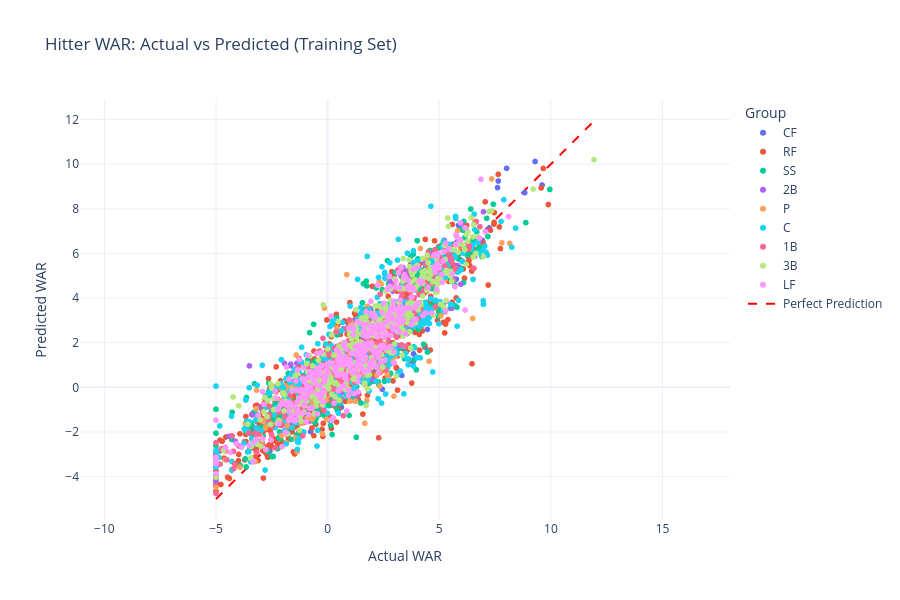

The notebook cell saved with this chart:
### Code cell
# Cell 10: Actual vs Predicted Plot

# Add position for coloring if available
if 'Primary_Position' in hitter_processed.columns:
    color_by = hitter_processed['Primary_Position'].values
else:
    color_by = None

fig_scatter = create_actual_vs_predicted(
    y_true=y_train,
    y_pred=y_pred_train,
    color_by=color_by
)

fig_scatter.update_layout(title="Hitter WAR: Actual vs Predicted (Training Set)")
fig_scatter.show()

### Figure 1 — Plotly figure (JSON) as saved in the notebook; plotly's stock layout.template omitted (floating-point values rounded to 4 significant figures; data arrays with more than 128 entries replaced by an {"elided": "..."} marker saying what was removed)
{"data": [{"hovertemplate": "Group=CF<br>Actual WAR=%{x}<br>Predicted WAR=%{y}<extra></extra>", "legendgroup": "CF", "marker": {"color": "#636efa", "symbol": "circle"}, "mode": "markers", "name": "CF", "showlegend": true, "type": "scattergl", "x": [7.61, 2.884, 2.996, 3.465, 1.728, -0.9471, 8.017, 4.456, 5.195, 2.259, 2.481, 0.7254, -1.232, 9.292, 5.762, 5.172, 2.523, 0.1705, -0.3786, -3.431, 7.645, 6.227, 2.274, 1.384, 4.707, 2.325, -0.9229, 5.622, 5.863, 3.56, 5.723, 4.822, 3.042, 1.764, -1.764, 5.352, 9.604, 6.93, 2.895, 4.392, 2.907, 8.825, 2.159, 3.158, 3.621, -0.7629, 7.249, 6.146, 6.46, 3.315, 5.357, 6.283, 3.211, 3.323, 1.98, 1.479, 2.764, 2.138, 1.139, 1.623, 1.036, 0.7325, 0.7144, -0.7556, -2.586, 4.9, 4.958, 4.457, 4.344, 4.878, 4.264, 2.719, 3.013, 2.409, 1.821, 5.051, 2.171, 3.832, 3.849, 4.47, 1.533, 0.927, 0.6174, 0.6166, 0.7746, 0.4504, 0.2028, 5.416, 3.866, 3.865, 5.723, 3.547, 2.994, 3.083, 3.841, 4.362, 2.564, 2.54, 2.447, 2.165, 2.611, 2.112, 1.689, 1.339, 1.829, 4.401, 0.7741, 1.497, 0.4471, 0.3984, -1.096, -1.247], "xaxis": "x", "y": [8.949, 2.781, 2.793, 2.842, 1.283, 1.052, 9.811, 4.558, 3.64, 2.908, 2.653, 1.015, -2.205, 10.12, 4.849, 3.613, 2.386, 0.7418, -0.05138, -3.316, 9.243, 6.087, 1.518, 1.921, 3.234, 2.697, -0.4749, 4.875, 7.262, 3.0, 5.214, 4.715, 1.615, 1.726, -1.581, 5.433, 9.064, 6.587, 2.914, 4.551, 2.729, 8.718, 2.558, 2.667, 3.264, -1.983, 7.131, 6.232, 5.917, 3.337, 5.649, 5.609, 2.737, 0.5374, 0.3815, 0.914, 1.11, 1.182, 0.2369, 1.357, -0.3668, 1.207, 0.2719, -0.6308, -2.852, 5.618, 5.021, 3.812, 5.167, 5.107, 3.046, 2.676, 3.093, 3.433, 1.21, 3.707, 0.8302, 1.146, 1.499, 2.595, 0.8094, 2.848, 0.5767, -0.887, 0.9363, 0.4427, 0.7803, 5.023, 3.802, 4.529, 5.456, 1.84, 2.76, 1.609, 2.79, 1.797, 3.465, 2.374, -0.08439, 1.094, 2.55, 0.7907, 1.268, 1.126, 0.2885, 5.209, 1.231, 0.9376, 1.116, 0.6172, -0.8272, -0.09592], "yaxis": "y"}, {"hovertemplate": "Group=RF<br>Actual WAR=%{x}<br>Predicted WAR=%{y}<extra></extra>", "legendgroup": "RF", "marker": {"color": "#EF553B", "symbol": "circle"}, "mode": "markers", "name": "RF", "showlegend": true, "type": "scattergl", "x": {"elided": "1292 float values"}, "xaxis": "x", "y": {"elided": "1292 float values"}, "yaxis": "y"}, {"hovertemplate": "Group=SS<br>Actual WAR=%{x}<br>Predicted WAR=%{y}<extra></extra>", "legendgroup": "SS", "marker": {"color": "#00cc96", "symbol": "circle"}, "mode": "markers", "name": "SS", "showlegend": true, "type": "scattergl", "x": {"elided": "742 float values"}, "xaxis": "x", "y": {"elided": "742 float values"}, "yaxis": "y"}, {"hovertemplate": "Group=2B<br>Actual WAR=%{x}<br>Predicted WAR=%{y}<extra></extra>", "legendgroup": "2B", "marker": {"color": "#ab63fa", "symbol": "circle"}, "mode": "markers", "name": "2B", "showlegend": true, "type": "scattergl", "x": {"elided": "173 float values"}, "xaxis": "x", "y": {"elided": "173 float values"}, "yaxis": "y"}, {"hovertemplate": "Group=P<br>Actual WAR=%{x}<br>Predicted WAR=%{y}<extra></extra>", "legendgroup": "P", "marker": {"color": "#FFA15A", "symbol": "circle"}, "mode": "markers", "name": "P", "showlegend": true, "type": "scattergl", "x": {"elided": "243 float values"}, "xaxis": "x", "y": {"elided": "243 float values"}, "yaxis": "y"}, {"hovertemplate": "Group=C<br>Actual WAR=%{x}<br>Predicted WAR=%{y}<extra></extra>", "legendgroup": "C", "marker": {"color": "#19d3f3", "symbol": "circle"}, "mode": "markers", "name": "C", "showlegend": true, "type": "scattergl", "x": {"elided": "533 float values"}, "xaxis": "x", "y": {"elided": "533 float values"}, "yaxis": "y"}, {"hovertemplate": "Group=1B<br>Actual WAR=%{x}<br>Predicted WAR=%{y}<extra></extra>", "legendgroup": "1B", "marker": {"color": "#FF6692", "symbol": "circle"}, "mode": "markers", "name": "1B", "showlegend": true, "type": "scattergl", "x": {"elided": "361 float values"}, "xaxis": "x", "y": {"elided": "361 float values"}, "yaxis": "y"}, {"hovertemplate": "Group=3B<br>Actual WAR=%{x}<br>Predicted WAR=%{y}<extra></extra>", "legendgroup": "3B", "marker": {"color": "#B6E880", "symbol": "circle"}, "mode": "markers", "name": "3B", "showlegend": true, "type": "scattergl", "x": {"elided": "408 float values"}, "xaxis": "x", "y": {"elided": "408 float values"}, "yaxis": "y"}, {"hovertemplate": "Group=LF<br>Actual WAR=%{x}<br>Predicted WAR=%{y}<extra></extra>", "legendgroup": "LF", "marker": {"color": "#FF97FF", "symbol": "circle"}, "mode": "markers", "name": "LF", "showlegend": true, "type": "scattergl", "x": {"elided": "370 float values"}, "xaxis": "x", "y": {"elided": "370 float values"}, "yaxis": "y"}, {"line": {"color": "red", "dash": "dash"}, "mode": "lines", "name": "Perfect Prediction", "showlegend": true, "type": "scatter", "x": [-5, 11.93], "y": [-5, 11.93]}], "layout": {"height": 600, "hovermode": "closest", "legend": {"title": {"text": "Group"}, "tracegroupgap": 0}, "title": {"text": "Hitter WAR: Actual vs Predicted (Training Set)"}, "xaxis": {"anchor": "y", "domain": [0, 1], "scaleanchor": "y", "scaleratio": 1, "title": {"text": "Actual WAR"}}, "yaxis": {"anchor": "x", "domain": [0, 1], "title": {"text": "Predicted WAR"}}}}
